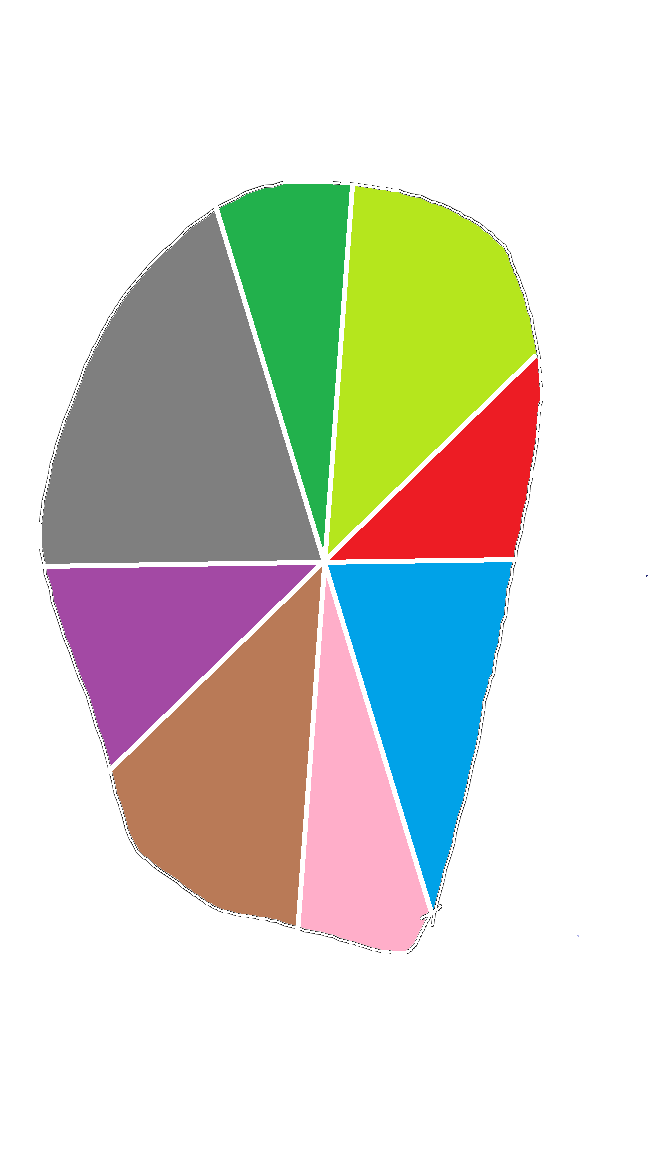
#> input picture v1.0/test/arena.png, 648 x 1152 px
$ python test3.py
#> lines starting #> are read from the running program, lines starting #| are printed output that depends on the picture
from PIL import Image, ImageDraw
from pywinauto.findwindows    import find_window
from pywinauto.win32functions import SetForegroundWindow
import matplotlib.pyplot as plt
import numpy as np


im = Image.open("arena.png")
#> im is the input picture: PIL image 648x1152 RGBA; mean R, G, B, A 213.3, 213.2, 203.5, 255

x, y =  im.size
#> x = 648; y = 1152
eX, eY = 30, 60 #Size of Bounding Box for ellipse

bbox =  (x/2 - eX/2, y/2 - eY/2, x/2 + eX/2, y/2 + eY/2)
#> bbox = (309, 546, 339, 606)
draw = ImageDraw.Draw(im)
draw.ellipse(bbox, fill=128)
del draw

bbox =  (x/2-100, y/2 - eY/2, x/2 + eX/2, y/2 + eY/2)
#> bbox = (224, 546, 339, 606)
draw = ImageDraw.Draw(im)
draw.ellipse(bbox, fill=128)
del draw

im.save("arenaCurrent.png")
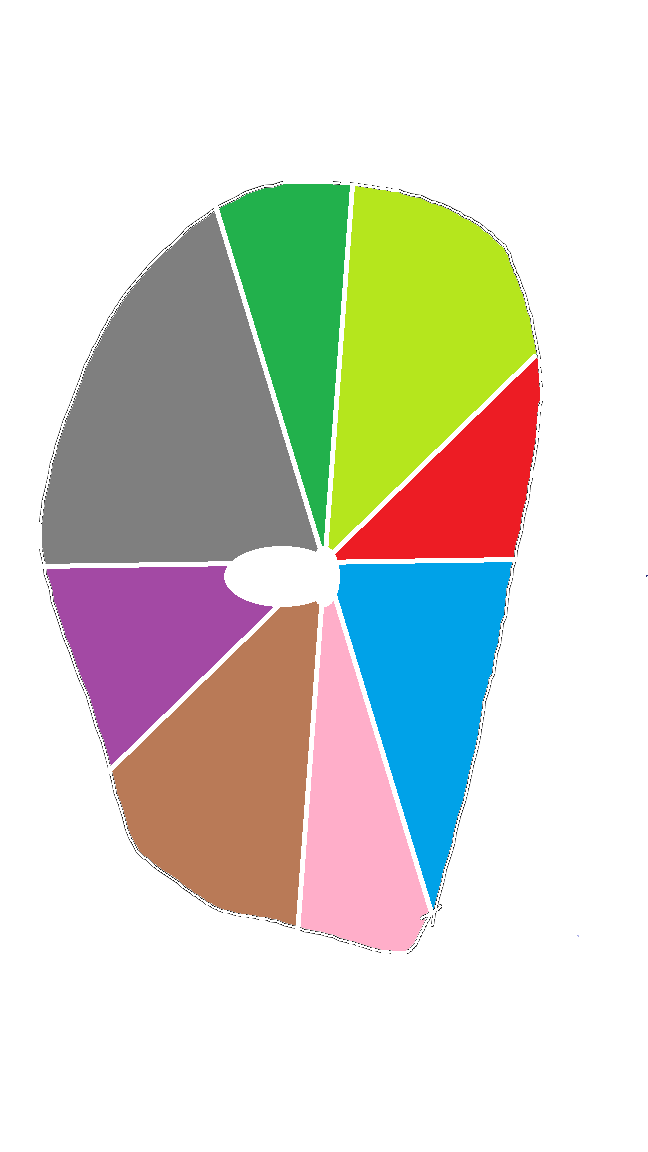
#> saved as arenaCurrent.png: PIL image 648x1152 RGBA; mean R, G, B, A 212.9, 212.1, 202.1, 253; transparent parts drawn white
im.show()
